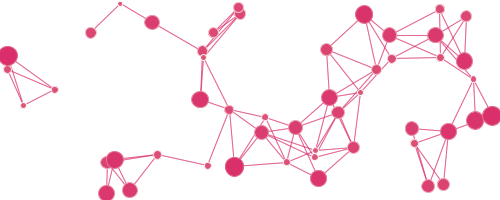
Frame 1 (no input)
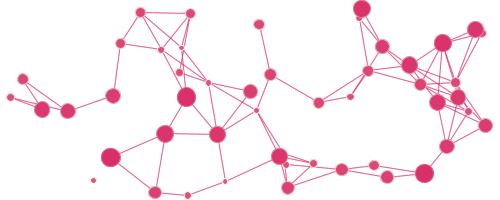
Frame 60 (the mouse pressed at the canvas centre just before this capture)
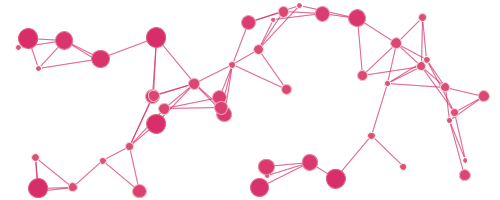
Frame 120 (the mouse held since frame 60 and released just before this capture)

The Processing sketch that drew these frames (run headless with seeded random() and noise(); from frame 60 on, the mouse is pressed at the canvas centre):

// Processing sketch: build
// ── build.pde
// Processes - Day 114
// Prayash Thapa - April 23, 2016

int numVertices = 50;
float[] nodeRadius = new float[numVertices];
float[] nodeX = new float[numVertices];
float[] nodeY = new float[numVertices];

float[] velocityX = new float[numVertices];
float[] velocityY = new float[numVertices];

// ************************************************************************************

void setup() {
  size(500, 200);
  background(#FFFFFF);

  // Init
  for (int i = 0; i < numVertices; i++) {
    nodeRadius[i] = random(5, 20);

    nodeX[i] = random(width);
    nodeY[i] = random(height);

    velocityX[i] = random(-2, 2);
    velocityY[i] = random(-2, 2);
  }
}

// ************************************************************************************

void draw() {
  background(#FFFFFF);

  // * Kinetic Graph
  renderEdges();
  renderNodes();
  update();
}

// ************************************************************************************

void update() {
  for (int i = 0; i < numVertices; i++) {
    // Movement of nodes
    nodeX[i] = nodeX[i] + velocityX[i];
    nodeY[i] = nodeY[i] + velocityY[i];

    // Boundary checking
    if (nodeX[i] < nodeRadius[i] / 2) {
      nodeX[i] = nodeRadius[i] / 2;
      velocityX[i] = velocityX[i] * -1;
    } else if (nodeX[i] > width- nodeRadius[i] / 2) {
      nodeX[i] = width- nodeRadius[i] / 2;
      velocityX[i] = velocityX[i] * -1;
    } else if (nodeY[i] < nodeRadius[i] / 2) {
      nodeY[i] = nodeRadius[i] / 2;
      velocityY[i] = velocityY[i] * -1;
    } else if (nodeY[i] > height- nodeRadius[i] / 2) {
      nodeY[i] = height- nodeRadius[i] / 2;
      velocityY[i] = velocityY[i]* -1;
    }
  }
}

void renderEdges() {
  stroke(#D92B6A, 120);
  for (int i = 0; i < numVertices; i++) {
    float nodeX1 = nodeX[i];
    float nodeY1 = nodeY[i];

    for (int j = 0; j < numVertices; j++) {
      float nodeX2 = nodeX[j];
      float nodeY2 = nodeY[j];

      // Calculate distance from one node to every other
      float distance = dist(nodeX1, nodeY1, nodeX2, nodeY2);

      // Only draw if certain distance between nodes
      if (distance > 30 && distance < 60) line(nodeX1, nodeY1, nodeX2, nodeY2);
    }
  }
}

void renderNodes() {
  for (int i = 0; i < numVertices; i++) {
    // colorValue maps to nodeRadius
    float colorValue = map(nodeRadius[i], 5, 20, 0, 1);

    // fillColor & strokeColor interpolate depending on nodeRadius
    color fillColor = lerpColor(#DC5978, #D92B6A, colorValue);
    color strokeColor = lerpColor(#DC5978, #FFFFFF, 1 - colorValue);

    fill(fillColor); stroke(strokeColor);
    ellipse(nodeX[i], nodeY[i], nodeRadius[i], nodeRadius[i]);
  }
}

// ************************************************************************************

void mousePressed() {
  setup();
}
